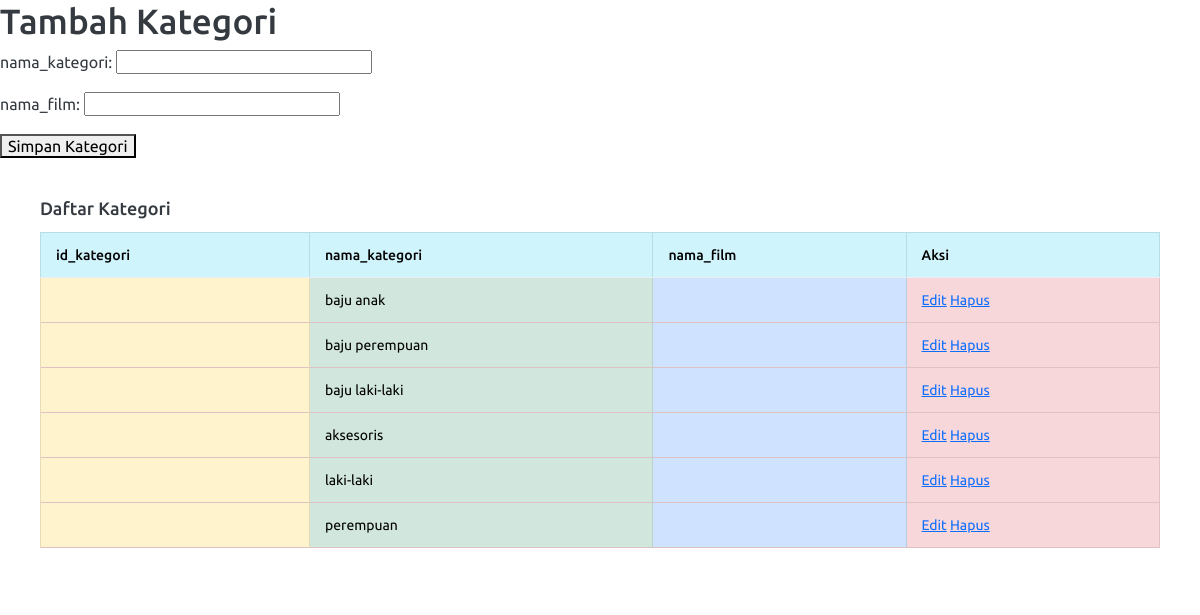
The app's page /netflik/admindns/kategori.php with its own data.
### tables this page shows
CREATE TABLE `kategori` (
  `id` int(11) NOT NULL,
  `nama_kategori` varchar(255) NOT NULL
);

### netflik/admindns/simpankategori.php (the view, shortened to what this page needs)
<?php include ('header.php'); ?>
<body>
    <div class="col-lg-12 stretch-card">
        <div class="card">
            <div class="card-body">
                <h4 class="card-title">Daftar Kategori</h4>
                <table class="table table-bordered">
                    <thead>
                        <tr class="table-info">
                            <th>id_kategori</th>
                            <th>nama_kategori</th>
                            <th>nama_film</th>
                            <th>Aksi</th>
                        </tr>
                    </thead>
                    <tbody>
                        <?php
                        include ("COMPONENT/db.php");
                        $query = "SELECT * FROM kategori";
                        $result = mysqli_query($dbb, $query);
                        while ($data = mysqli_fetch_array($result)) {
                            echo '<tr class="table-danger">';
                            echo '<td class="table-warning">'.$data['id_kategori']."</td>";
                            echo '<td class="table-success">'.$data['nama_kategori']."</td>";
                            echo '<td class="table-primary">'.$data['nama_film']."</td>";
                            echo '<td>
                                    <a href="editkategori.php?id='.$data['id_kategori'].'" ">Edit</a>
                                    <a href="hapuskategori.php?id='.$data['id_kategori'].'"onclick="return confirm(\'Apakah Anda yakin ingin menghapus data ini?\')">Hapus</a>
                                  </td>';
                            echo '</tr>';
                        }
                        ?>
                    </tbody>
                </table>
            </div>
        </div>
    </div>
</body>

### records on screen
kategori: nama_kategori "baju anak"
kategori: nama_kategori "baju perempuan"
kategori: nama_kategori "baju laki-laki"
kategori: nama_kategori "aksesoris"
kategori: nama_kategori "laki-laki"
kategori: nama_kategori "perempuan"
